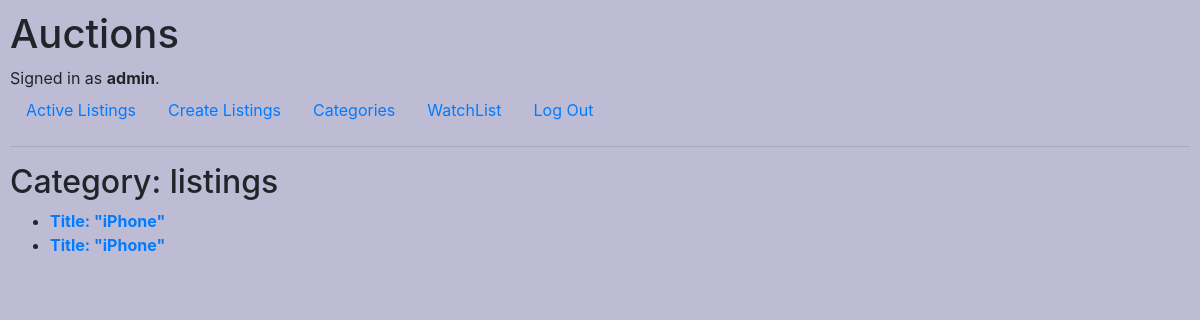
/auctions/Phones (signed in), run on the app's committed database.
### auctions/models.py (models this page shows, shortened)
class User(AbstractUser):
    bid = models.ManyToManyField(Bid, related_name="user_bid")

class Listing (models.Model):
    title = models.CharField(max_length=64)
    description = models.CharField(max_length=64)
    createdby=models.ForeignKey(User, on_delete=models.CASCADE, related_name="listing_owner")
    bid=models.ManyToManyField(Bid, related_name="listing_bid")
    picture_url=models.URLField(max_length=64, blank='True')
    is_active = models.BooleanField(default=True)
    winner= models.CharField(max_length=64, blank='True')
    category = models.ForeignKey(Category, related_name = "listing_category", on_delete=models.SET_NULL, null='True')

### auctions/views.py (the view)
# urls.py: path("auctions/<str:category_name>", views.list_by_category, name="category_name"),
def list_by_category (request, category_name):
    listing_by_category=Listing.objects.filter(category=Category.objects.get(name=category_name).id)
    return render (request, "auctions/category_items.html", {
        "listing_by_category": listing_by_category
        })

### auctions/templates/auctions/category_items.html
{% extends "auctions/layout.html" %}
{% block body %}
    <h2>Category: {{category_name}} listings</h2>
    <ul>
       {% for listing in listing_by_category %}
       <li>
         <a href="{% url 'listing' listing.id %}">
           <b>Title: "{{listing.title}}"</b>
           </a>
       </li>
       {% endfor %}
   </ul>
{% endblock %}

### auctions/templates/auctions/layout.html (shortened to what this page needs)
{% load static %}
<!DOCTYPE html>
<html lang="en">
    <head>
        <link rel="stylesheet" href="https://stackpath.bootstrapcdn.com/bootstrap/4.4.1/css/bootstrap.min.css">
        <link href="{% static 'auctions/styles.css' %}" rel="stylesheet">
    </head>
    <body>
        <h1>Auctions</h1>
        <div>
            {% if user.is_authenticated %}
                Signed in as <strong>{{ user.username }}</strong>.
            {% else %}
                Not signed in.
            {% endif %}
        </div>
        <ul class="nav">
            <li class="nav-item">
                <a class="nav-link" href="{% url 'index' %}">Active Listings</a>
            </li>
            {% if request.user.is_authenticated %}
            <li class="nav-item">
                <a class="nav-link" href="{% url 'create' %}">Create Listings</a>
            </li>
            {% endif %}
            <li class="nav-item">
                <a class="nav-link" href="{% url 'category' %}">Categories</a>
            </li>
            {% if request.user.is_authenticated %}
            <li class="nav-item">
                <a class="nav-link" href="{% url 'watchlist' %}">WatchList</a>
            </li>
            {% endif %}
            {% if user.is_authenticated %}
                <li class="nav-item">
                    <a class="nav-link" href="{% url 'logout' %}">Log Out</a>
                </li>
            {% endif %}
        </ul>
        <hr>
        {% block body %}
        {% endblock %}
    </body>
</html>

### auctions/static/auctions/styles.css (style rules this page uses)
body { padding: 10px; background-color: #BEBCD4; }

### data on the page
User: username "admin"
Listing: title "iPhone"
Listing: title "iPhone"
